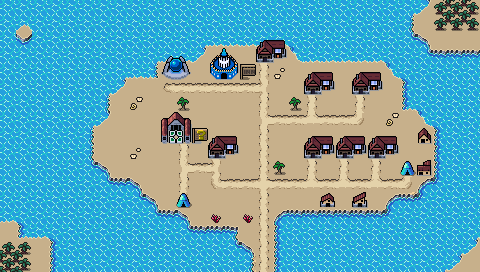

Tiled map render using the project's own tile images. Description and the map definition, with tile-layer contents summarised, below:
An orthogonal 30x17 tile map with 16x16 px tiles, 4 tile layers (Background, Ground, Foreground, AboveSprites), 3 tilesets and 13 objects.

<map version="1.10" tiledversion="1.10.1" orientation="orthogonal" renderorder="right-down" width="30" height="17" tilewidth="16" tileheight="16" infinite="0" nextlayerid="6" nextobjectid="54">
 <editorsettings>
  <export target="wastetown..tmx" format="tmx" />
 </editorsettings>
 <tileset firstgid="1" source="../../tileset/main.tsx" />
 <tileset firstgid="10113" source="../../tileset/buildings.tsx" />
 <tileset firstgid="11905" source="../../tileset/buildings-nocollide.tsx" />
 <layer id="1" name="Background" width="30" height="17">
  <data>[510 cells, 510 non-empty, 21 distinct tile ids]</data>
 </layer>
 <layer id="2" name="Ground" width="30" height="17">
  <data>[510 cells, 62 non-empty, 14 distinct tile ids]</data>
 </layer>
 <layer id="3" name="Foreground" width="30" height="17">
  <properties>
   <property name="spriteLayer" type="bool" value="true" />
  </properties>
  <data>[510 cells, 42 non-empty, 25 distinct tile ids]</data>
 </layer>
 <layer id="5" name="AboveSprites" width="30" height="17">
  <data>[510 cells, 21 non-empty, 9 distinct tile ids]</data>
 </layer>
 <objectgroup id="4" name="Objects">
  <object id="38" template="../../obj/entry_up.tx" x="256" y="271" />
  <object id="41" template="../../obj/shop.tx" x="304" y="98">
   <properties>
    <property name="commonShopList" value="Blue,Blue,Enchantment4Blue,Creature2Blue,Instant4Blue" />
    <property name="mythicShopList" value="Planeswalker,WUBRG,RWU,RGU,UWG,RUB,UWB,UGB,PhyrexianBlue" />
    <property name="rareShopList" value="Land4Blue,Azorius,Izzet,Simic,Dimir,Vehicle,Colorless" />
    <property name="uncommonShopList" value="Artifact,Merfolk,Wizard,Bird4Blue,Pirate4Blue,Spirit4Blue,Sliver2Blue,Rogue4Blue,Wand,Equip,Multicolor" />
   </properties>
  </object>
  <object id="42" template="../../obj/shop.tx" x="368" y="162">
   <properties>
    <property name="commonShopList" value="Blue,Blue,Enchantment4Blue,Creature2Blue,Instant4Blue" />
    <property name="mythicShopList" value="Planeswalker,WUBRG,RWU,RGU,UWG,RUB,UWB,UGB,PhyrexianBlue" />
    <property name="rareShopList" value="Land4Blue,Azorius,Izzet,Simic,Dimir,Vehicle,Colorless" />
    <property name="uncommonShopList" value="Artifact,Merfolk,Wizard,Bird4Blue,Pirate4Blue,Spirit4Blue,Sliver2Blue,Rogue4Blue,Wand,Equip,Multicolor" />
   </properties>
  </object>
  <object id="43" template="../../obj/shop.tx" x="353" y="98">
   <properties>
    <property name="commonShopList" value="Blue,Blue,Enchantment4Blue,Creature2Blue,Instant4Blue" />
    <property name="mythicShopList" value="Planeswalker,WUBRG,RWU,RGU,UWG,RUB,UWB,UGB,PhyrexianBlue" />
    <property name="rareShopList" value="Land4Blue,Azorius,Izzet,Simic,Dimir,Vehicle,Colorless" />
    <property name="uncommonShopList" value="Artifact,Merfolk,Wizard,Bird4Blue,Pirate4Blue,Spirit4Blue,Sliver2Blue,Rogue4Blue,Wand,Equip,Multicolor" />
   </properties>
  </object>
  <object id="44" template="../../obj/shop.tx" x="208" y="162">
   <properties>
    <property name="commonShopList" value="Blue,Blue,Enchantment4Blue,Creature2Blue,Instant4Blue" />
    <property name="mythicShopList" value="Planeswalker,WUBRG,RWU,RGU,UWG,RUB,UWB,UGB,PhyrexianBlue" />
    <property name="rareShopList" value="Land4Blue,Azorius,Izzet,Simic,Dimir,Vehicle,Colorless" />
    <property name="uncommonShopList" value="Artifact,Merfolk,Wizard,Bird4Blue,Pirate4Blue,Spirit4Blue,Sliver2Blue,Rogue4Blue,Wand,Equip,Multicolor" />
   </properties>
  </object>
  <object id="45" template="../../obj/shop.tx" x="304" y="162">
   <properties>
    <property name="commonShopList" value="Blue,Blue,Enchantment4Blue,Creature2Blue,Instant4Blue" />
    <property name="mythicShopList" value="Planeswalker,WUBRG,RWU,RGU,UWG,RUB,UWB,UGB,PhyrexianBlue" />
    <property name="rareShopList" value="Land4Blue,Azorius,Izzet,Simic,Dimir,Vehicle,Colorless" />
    <property name="uncommonShopList" value="Artifact,Merfolk,Wizard,Bird4Blue,Pirate4Blue,Spirit4Blue,Sliver2Blue,Rogue4Blue,Wand,Equip,Multicolor" />
   </properties>
  </object>
  <object id="46" template="../../obj/shop.tx" x="336" y="162">
   <properties>
    <property name="commonShopList" value="Blue,Blue,Enchantment4Blue,Creature2Blue,Instant4Blue" />
    <property name="mythicShopList" value="Planeswalker,WUBRG,RWU,RGU,UWG,RUB,UWB,UGB,PhyrexianBlue" />
    <property name="rareShopList" value="Land4Blue,Azorius,Izzet,Simic,Dimir,Vehicle,Colorless" />
    <property name="uncommonShopList" value="Artifact,Merfolk,Wizard,Bird4Blue,Pirate4Blue,Spirit4Blue,Sliver2Blue,Rogue4Blue,Wand,Equip,Multicolor" />
   </properties>
  </object>
  <object id="47" template="../../obj/inn.tx" x="215" y="82" />
  <object id="48" template="../../obj/shop.tx" x="173.75" y="209.75" width="20.75" height="18.75">
   <properties>
    <property name="commonShopList" value="Island" />
    <property name="noRestock" type="bool" value="true" />
   </properties>
  </object>
  <object id="50" template="../../obj/quest.tx" x="159" y="146" width="34" height="16">
   <properties>
    <property name="questtype" value="island_town_generic" />
   </properties>
  </object>
  <object id="51" template="../../obj/shardtrader.tx" x="398" y="178" />
  <object id="52" template="../../obj/shop.tx" x="168" y="82">
   <properties>
    <property name="commonShopList" value="BoosterPackShop,AlphaBoosterPackShop,BetaBoosterPackShop,GammaBoosterPackShop,DeltaBoosterPackShop,BlueBoosterPackShop,Blue,Blue,Enchantment4Blue,Creature2Blue,Instant4Blue" />
    <property name="mythicShopList" value="Planeswalker,WUBRG,RWU,RGU,UWG,RUB,UWB,UGB,PhyrexianBlue" />
    <property name="rareShopList" value="Land4Blue,Azorius,Izzet,Simic,Dimir,Vehicle,Colorless" />
    <property name="uncommonShopList" value="Artifact,Merfolk,Wizard,Bird4Blue,Pirate4Blue,Spirit4Blue,Sliver2Blue,Rogue4Blue,Wand,Equip,Multicolor" />
   </properties>
  </object>
  <object id="53" template="../../obj/shop.tx" x="256" y="66">
   <properties>
    <property name="commonShopList" value="Blue,Blue,Enchantment4Blue,Creature2Blue,Instant4Blue" />
    <property name="mythicShopList" value="Planeswalker,WUBRG,RWU,RGU,UWG,RUB,UWB,UGB,PhyrexianBlue" />
    <property name="rareShopList" value="Land4Blue,Azorius,Izzet,Simic,Dimir,Vehicle,Colorless" />
    <property name="uncommonShopList" value="Artifact,Merfolk,Wizard,Bird4Blue,Pirate4Blue,Spirit4Blue,Sliver2Blue,Rogue4Blue,Wand,Equip,Multicolor" />
   </properties>
  </object>
 </objectgroup>
</map>
